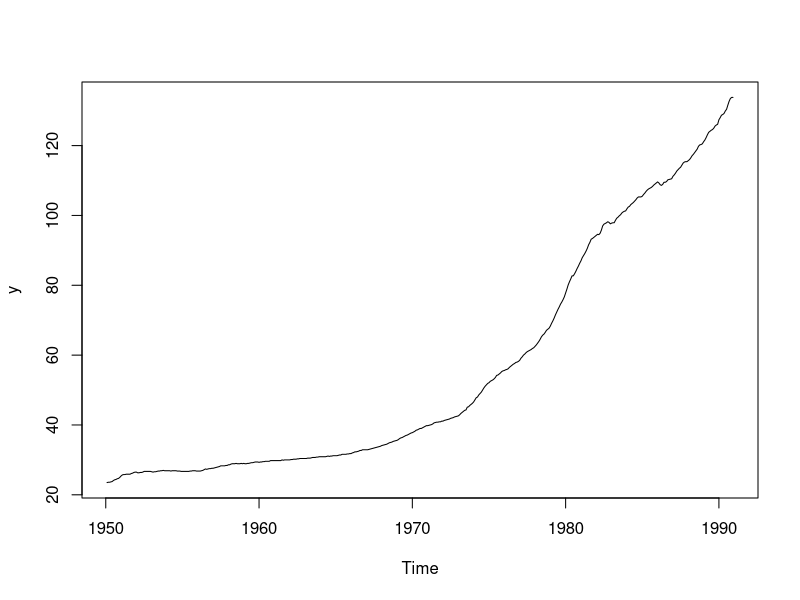
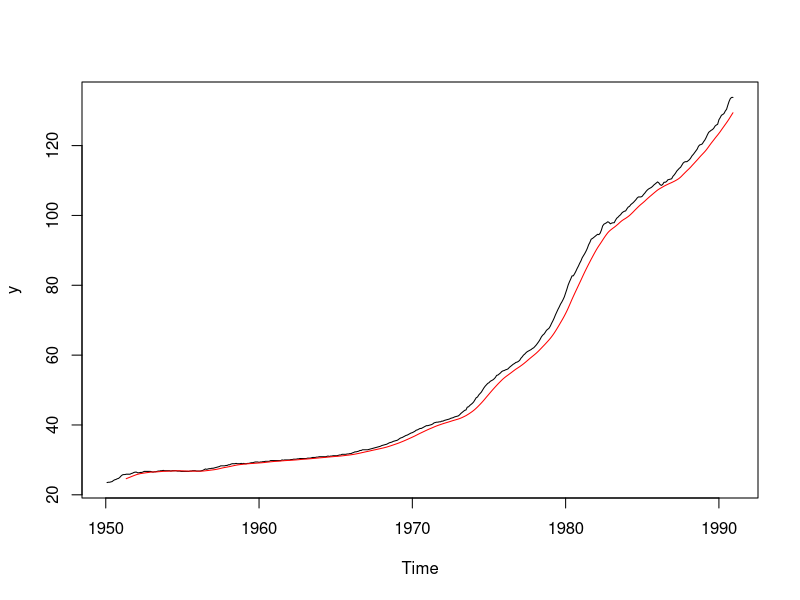
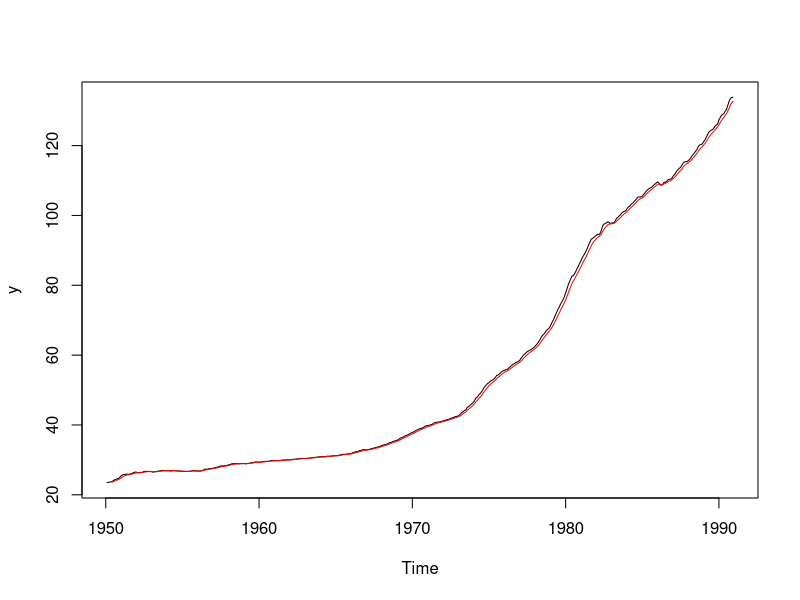
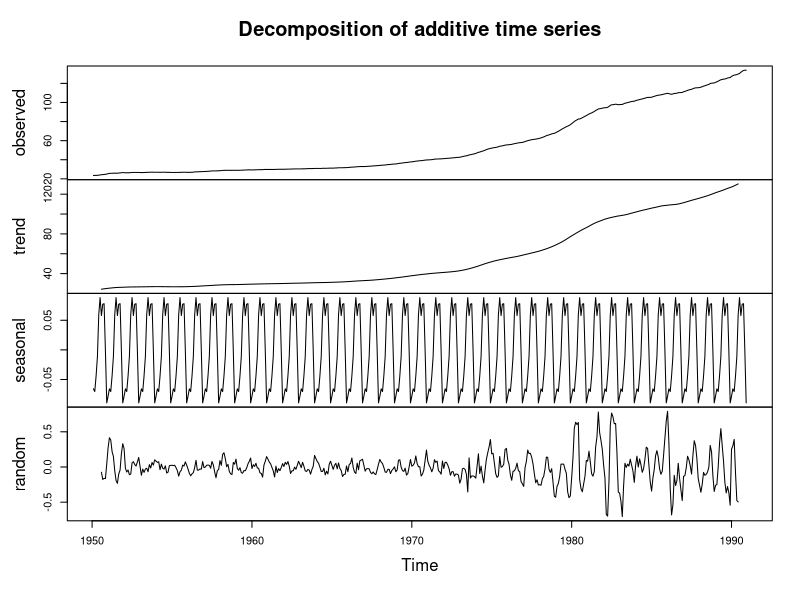
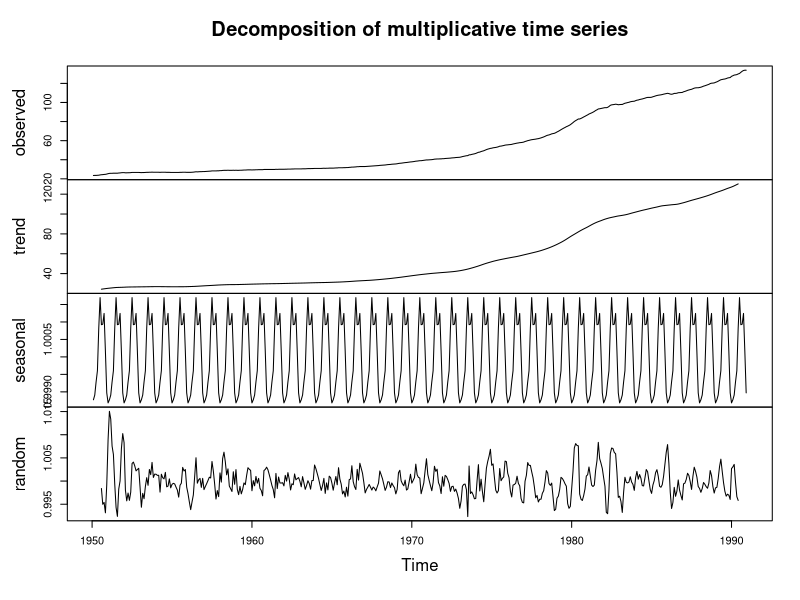
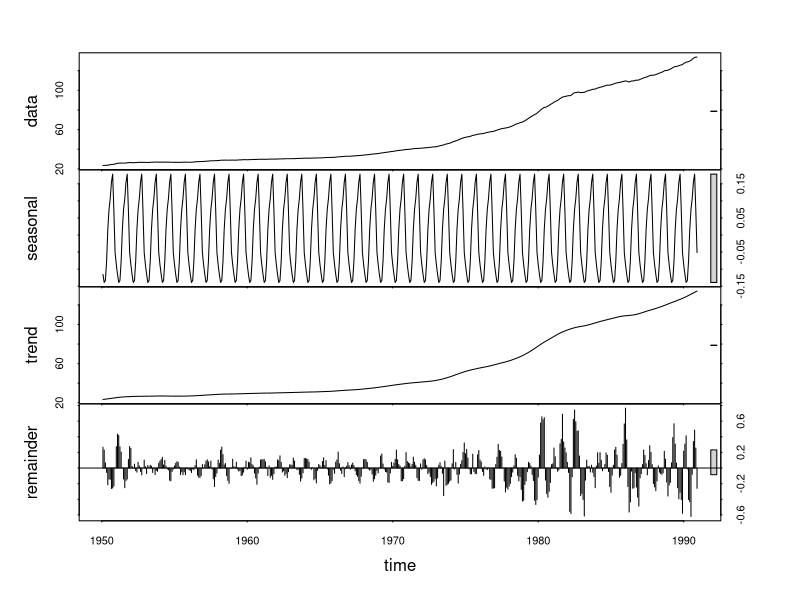
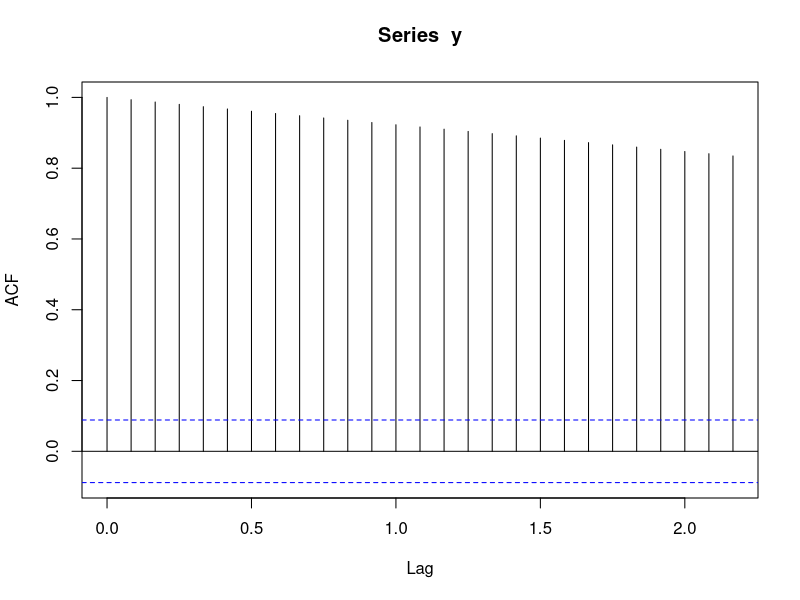
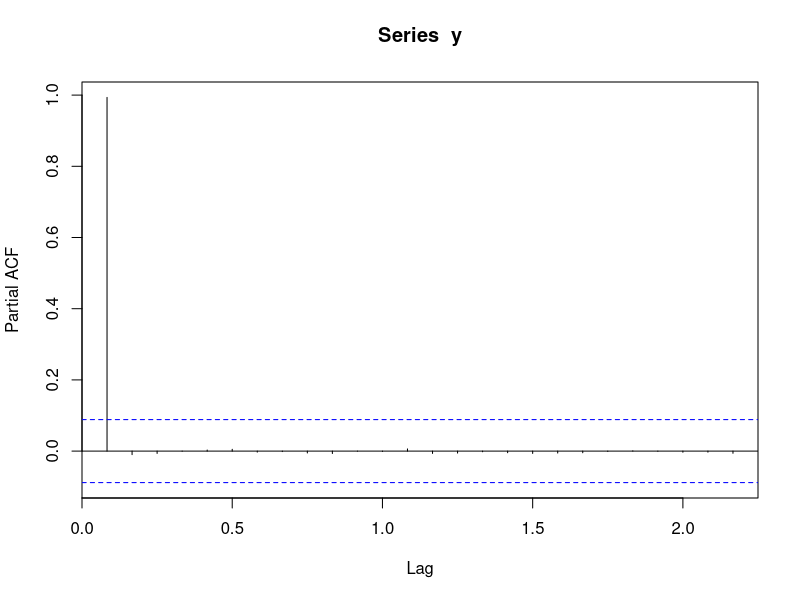

Here is the R script that generated these plots, in order:
## ---- chunk 1
knitr::opts_chunk$set(echo = TRUE, warning = FALSE, message = FALSE, eval = TRUE)
## ---- chunk 2
library(TTR)
library(forecast)
df <- read.csv("data/inflation.csv")
y <- ts(df$cpi, start = c(1950, 2), end = c(1990, 12), freq = 12)
plot(y)
## ---- chunk 3
plot(y)

# create a moving average series
k = 16  # set the moving average 
y_sma = SMA(y, n = k)

# plot the moving average series
lines(y_sma, col = "red")
## ---- chunk 4
plot(y)

# create a moving average series
w = .7

y_ema = EMA(y, ratio = 1-w)


# plot the moving average series
lines(y_ema, col = "red")
## ---- chunk 5
ourDecomposition <- decompose(y, type="additive")
plot(ourDecomposition)
## ---- chunk 6
ourDecomposition <- decompose(y, type="multiplicative")
plot(ourDecomposition)
## ---- chunk 7
ourDecomposition <- stl(y, s.window = "periodic")
plot(ourDecomposition)
## ---- chunk 8
acf(y)
## ---- chunk 9
pacf(y)
## ---- chunk 10
# data partition

# set the proportion of the test set 
p = .2 

nValid <- round(.2*length(y))
nTrain <- length(y) - nValid
train.ts <- window(y, start = c(1950, 2), end = c(1950, nTrain))
valid.ts <- window(y, start = c(1950, nTrain + 1), end = c(1950, nTrain + nValid))

# Modeling
# baseline models

# average method: forecast by the average of the training series
model1 = meanf(train.ts, h = nValid, level = 0)

# naive: forecast by the last observation of the series
model2 = naive(train.ts, h = nValid, level = 0)

# seasonal naive: forecast by the last season
model3 = snaive(train.ts, h = nValid, level = 0)

# drift: drawing the line from the first to the last observation
model4 = rwf(train.ts, h = nValid, level = 0, drift = TRUE)



# more advanced model
model5 = HoltWinters(train.ts, alpha=TRUE, 
                            beta=TRUE, 
                            gamma=TRUE)
model6 = auto.arima(train.ts)

## ---- chunk 11
checkresiduals(model1)
checkresiduals(model2)
checkresiduals(model3)
checkresiduals(model4)
checkresiduals(model5)
checkresiduals(model6)
## ---- chunk 12
# forecasting
forecast1 = forecast(model1, h = nValid, level = 0)
forecast2 = forecast(model2, h = nValid, level = 0)
forecast3 = forecast(model3, h = nValid, level = 0)
forecast4 = forecast(model4, h = nValid, level = 0)
forecast5 = forecast(model5, h = nValid, level = 0)
forecast6 = forecast(model6, h = nValid, level = 0)


# plotting forecast
plot(forecast1)
lines(valid.ts, col = 'red')
plot(forecast2)
lines(valid.ts, col = 'red')
plot(forecast3)
lines(valid.ts, col = 'red')
plot(forecast4)
lines(valid.ts, col = 'red')
plot(forecast5)
lines(valid.ts, col = 'red')
plot(forecast6)
lines(valid.ts, col = 'red')


# accuracy
a1 = accuracy(forecast1$mean, valid.ts)
a2 = accuracy(forecast2$mean, valid.ts)
a3 = accuracy(forecast3$mean, valid.ts)
a4 = accuracy(forecast4$mean, valid.ts)
a5 = accuracy(forecast5$mean, valid.ts)
a6 = accuracy(forecast6$mean, valid.ts)

rbind(a1, a2, a3,a4, a5, a6)
## ---- chunk 13
# the HoltWinters  model gives the lowest MAPE, 
# so we will select this model as the final model 
# to train it on the entire dataset to make forecasting.

selected_model =  HoltWinters(y, alpha=TRUE, 
                            beta=TRUE, 
                            gamma=TRUE)

new_forecast = forecast(selected_model)
plot(new_forecast)
